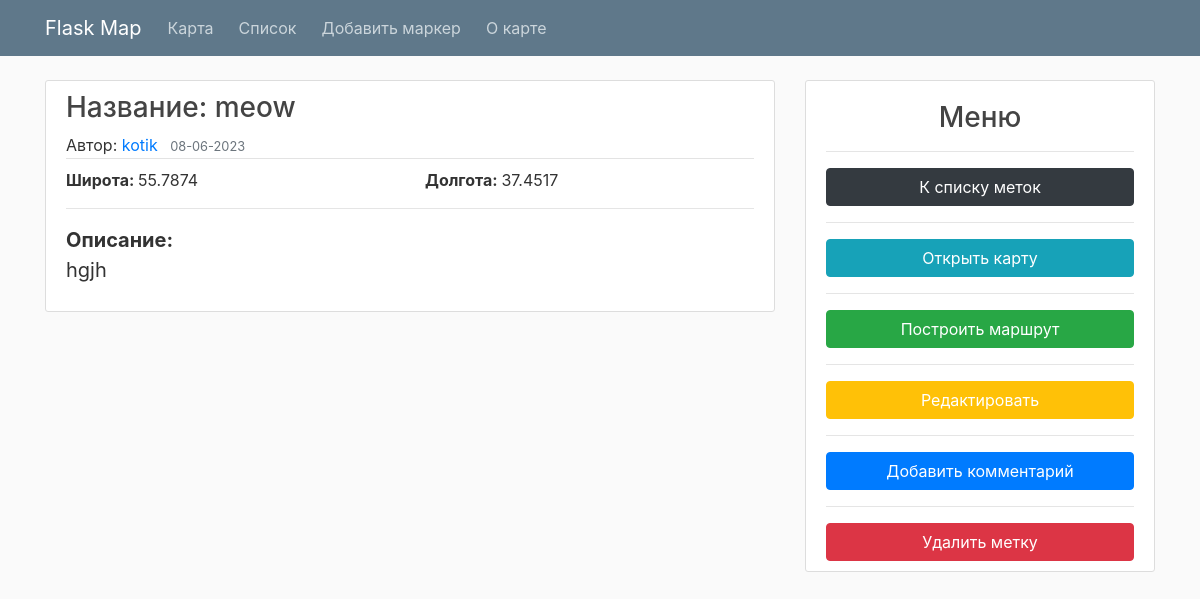
Page /comments/6 on the earlier database version.
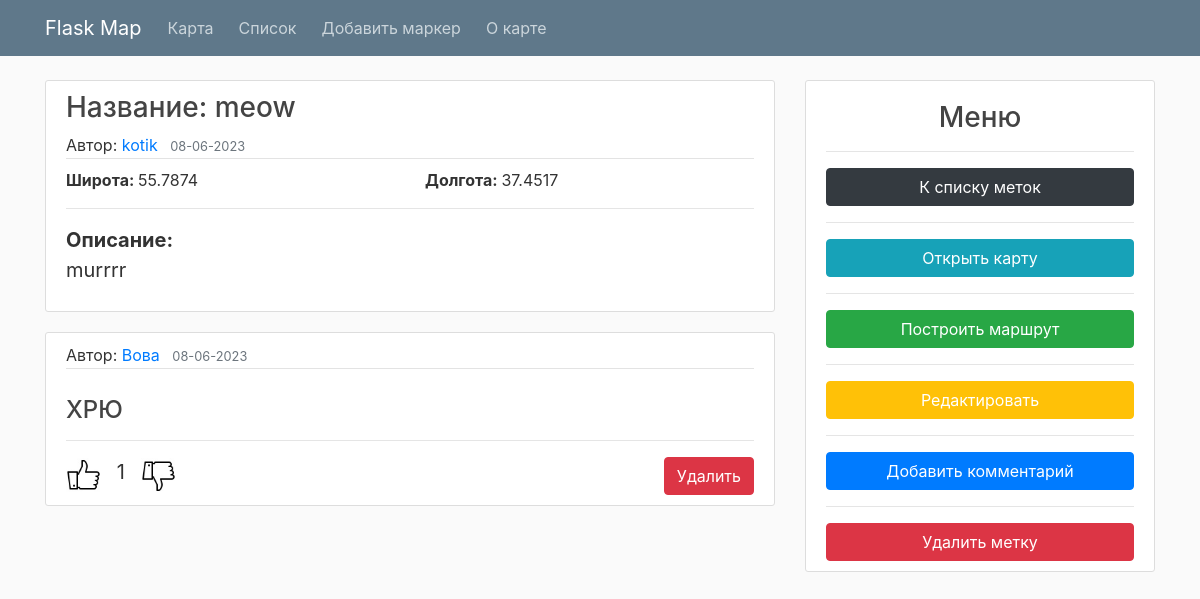
Same page on the later database version.
### flaskmap/models.py (models this page shows, shortened)
class Marker(db.Model):
    id = db.Column(db.Integer, primary_key=True)
    name = db.Column(db.String(40), nullable=False)
    author = db.Column(db.String(30), nullable=False)
    latitude = db.Column(db.Float, nullable=False)
    longtitude = db.Column(db.Float, nullable=False)
    content = db.Column(db.String(200), nullable=False)
    date_posted = db.Column(db.DateTime, nullable=False, default=datetime.utcnow)
    color = db.Column(db.String(10), nullable=False, default='red')
    icon = db.Column(db.String(15), nullable=False, default='info-sign')

class Comment(db.Model):
    id = db.Column(db.Integer, primary_key=True)
    author = db.Column(db.String(30), nullable=False)
    content = db.Column(db.String(200), nullable=False)
    marker_id = db.Column(db.Integer, db.ForeignKey('marker.id'), nullable=False)
    date_posted = db.Column(db.DateTime, nullable=False, default=datetime.utcnow)
    upvotes = db.Column(db.Integer, nullable=True, default=0)

### flaskmap/routes.py (the view)
@app.route("/comments/<int:marker_id>", methods=['GET', 'POST'])
def list_comments(marker_id):
    comments = Comment.query.filter_by(marker_id=marker_id).order_by(Comment.upvotes.desc()).all()
    marker = Marker.query.filter_by(id=marker_id).first()
    return render_template('comments.html', title='Comment', comments=comments, marker=marker)

### flaskmap/templates/comments.html
{% extends "layout.html" %}
{% block content %}
<article class="media content-section">
  <div class="media-body">
    <H3 class="article-title">Название: {{ marker.name }}</H3>
    <div class="article-metadata">
      <span>Автор: </span><a class="mr-2" href="#">{{ marker.author }}</a>
      <small class="text-muted">{{ marker.date_posted.strftime('%d-%m-%Y') }}</small>
    </div>
    <div class="row">
      <span class="article-content col" style="margin-top: 5px;"><b>Широта: </b>{{ marker.latitude }}</span>
      <span class="article-content col" style="margin-top: 5px; float: right;"><b>Долгота: </b>{{ marker.longtitude }}</span>
    </div>
    <hr>
    <p class="article-content" style="font-size: 20px;"><b>Описание: </b><br>{{ marker.content }}</p>
  </div>
</article>
  {% for comment in comments %}
    <article class="media content-section">
      <div class="media-body">
        <div class="article-metadata">
            <span>Автор: </span><a class="mr-2" href="#">{{ comment.author }}</a>
            <small class="text-muted">{{ comment.date_posted.strftime('%d-%m-%Y') }}</small>
        </div>
        <blockquote><h4 class="article-content" style="padding-top: 23px;">{{ comment.content }}</h4></blockquote>
        <hr>
        <div>
            <a href="/like/{{ comment.id }}"><img src="/static/like.jpeg" height="35px" width="35px"></img></a>
            <span style="font-size: 20px;">&nbsp;&nbsp;{{comment.upvotes}}&nbsp;&nbsp;</span>
            <a href="/dislike/{{ comment.id }}"><img src="/static/dislike.jpeg" height="35px" width="35px"></img></a>
            <a type="button" class="btn btn-danger" href="/delete/{{ comment.id }}" style="float: right">Удалить</a>
        </div>
      </div>
    </article>
  {% endfor %}
{% endblock content %}
{% block sidebar %}
  <div class="col-md-4">
    <div class="content-section">
      <h3 style="text-align: center; padding-top: 10px;">Меню</h3><hr>
      <a type="button" class="btn btn-dark col" href="/home">К списку меток</a>
      <hr>
      <a type="button" class="btn btn-info col" href="/map">Открыть карту</a>
      <hr>
      <a type="button" class="btn btn-success col" target="_blank" href="https://yandex.ru/maps/?rtext=55.7549,37.7082~{{marker.latitude}},{{marker.longtitude}}&rtt=auto" style="color: white">Построить маршрут</a>
      <hr>
      <a type="button" class="btn btn-warning col" href="/comments/{{ marker.id }}/update" style="color: white">Редактировать</a>
      <hr>
      <a type="button" class="btn btn-primary col" href="/add_comment/{{ marker.id }}" style="color: white"">Добавить комментарий</a>
      <hr>
      <a type="button" class="btn btn-danger col" href="/delete_mr/{{ marker.id }}/list" style="color: white">Удалить метку</a>
    </div>
  </div>
{% endblock sidebar %}

Differences in the rows shown:
changed Marker "meow": content "hgjh" → "murrrr"
added Comment: author "Вова", date_posted "08-06-2023", content "ХРЮ", upvotes "1"
